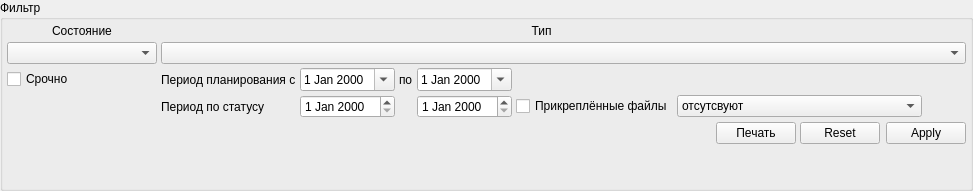
             <widget class="QGroupBox" name="grbActionFilter">
              <property name="title">
               <string>Фильтр</string>
              </property>
              <layout class="QGridLayout" name="gridLayout_19">
               <property name="margin">
                <number>4</number>
               </property>
               <property name="spacing">
                <number>4</number>
               </property>
               <item row="4" column="5">
                <widget class="QCheckBox" name="chkFileAttachStatus">
                 <property name="text">
                  <string>Прикреплённые файлы</string>
                 </property>
                </widget>
               </item>
               <item row="4" column="6">
                <widget class="QComboBox" name="cmbFileAttachStatus">
                 <item>
                  <property name="text">
                   <string>отсутсвуют</string>
                  </property>
                 </item>
                 <item>
                  <property name="text">
                   <string>неподписанные файлы</string>
                  </property>
                 </item>
                 <item>
                  <property name="text">
                   <string>ожидает подписания за организацию</string>
                  </property>
                 </item>
                 <item>
                  <property name="text">
                   <string>подписаны организацией</string>
                  </property>
                 </item>
                </widget>
               </item>
               <item row="3" column="1">
                <widget class="QLabel" name="label_4">
                 <property name="text">
                  <string>Период планирования с</string>
                 </property>
                </widget>
               </item>
               <item row="4" column="4">
                <widget class="CDateEdit" name="edtFilterEndDateByStatus"/>
               </item>
               <item row="3" column="0">
                <widget class="QCheckBox" name="chkFilterIsUrgent">
                 <property name="text">
                  <string>Срочно</string>
                 </property>
                </widget>
               </item>
               <item row="6" column="1">
                <spacer name="verticalSpacer">
                 <property name="orientation">
                  <enum>Qt::Vertical</enum>
                 </property>
                 <property name="sizeHint" stdset="0">
                  <size>
                   <width>20</width>
                   <height>40</height>
                  </size>
                 </property>
                </spacer>
               </item>
               <item row="3" column="4">
                <widget class="CDateEdit" name="edtFilterEndDatePlan">
                 <property name="calendarPopup">
                  <bool>true</bool>
                 </property>
                </widget>
               </item>
               <item row="3" column="3">
                <widget class="QLabel" name="label_6">
                 <property name="text">
                  <string>по</string>
                 </property>
                </widget>
               </item>
               <item row="0" column="0">
                <widget class="QLabel" name="lblFilterActionStatus">
                 <property name="minimumSize">
                  <size>
                   <width>150</width>
                   <height>0</height>
                  </size>
                 </property>
                 <property name="text">
                  <string>Состояние</string>
                 </property>
                 <property name="alignment">
                  <set>Qt::AlignCenter</set>
                 </property>
                </widget>
               </item>
               <item row="3" column="2">
                <widget class="CDateEdit" name="edtFilterBegDatePlan">
                 <property name="calendarPopup">
                  <bool>true</bool>
                 </property>
                </widget>
               </item>
               <item row="0" column="1" colspan="6">
                <widget class="QLabel" name="lblFilterActionType">
                 <property name="text">
                  <string>Тип</string>
                 </property>
                 <property name="alignment">
                  <set>Qt::AlignCenter</set>
                 </property>
                </widget>
               </item>
               <item row="4" column="2">
                <widget class="CDateEdit" name="edtFilterBegDateByStatus"/>
               </item>
               <item row="4" column="1">
                <widget class="QLabel" name="lblFilterDatesByStatus">
                 <property name="text">
                  <string>Период по статусу</string>
                 </property>
                </widget>
               </item>
               <item row="1" column="0">
                <widget class="CActionStatusComboBox" name="cmbFilterActionStatus">
                 <property name="enabled">
                  <bool>true</bool>
                 </property>
                 <property name="sizePolicy">
                  <sizepolicy hsizetype="Preferred" vsizetype="Fixed">
                   <horstretch>0</horstretch>
                   <verstretch>0</verstretch>
                  </sizepolicy>
                 </property>
                 <property name="minimumSize">
                  <size>
                   <width>150</width>
                   <height>0</height>
                  </size>
                 </property>
                 <property name="maximumSize">
                  <size>
                   <width>150</width>
                   <height>16777215</height>
                  </size>
                 </property>
                </widget>
               </item>
               <item row="4" column="7">
                <spacer name="horizontalSpacer_9">
                 <property name="orientation">
                  <enum>Qt::Horizontal</enum>
                 </property>
                 <property name="sizeHint" stdset="0">
                  <size>
                   <width>40</width>
                   <height>20</height>
                  </size>
                 </property>
                </spacer>
               </item>
               <item row="1" column="1" colspan="7">
                <widget class="CActionTypeComboBox" name="cmbFilterActionType">
                 <property name="enabled">
                  <bool>true</bool>
                 </property>
                </widget>
               </item>
               <item row="3" column="5" colspan="3">
                <spacer name="horizontalSpacer_11">
                 <property name="orientation">
                  <enum>Qt::Horizontal</enum>
                 </property>
                 <property name="sizeHint" stdset="0">
                  <size>
                   <width>40</width>
                   <height>20</height>
                  </size>
                 </property>
                </spacer>
               </item>
               <item row="5" column="0" colspan="8">
                <layout class="QHBoxLayout" name="horizontalLayout_2">
                 <item>
                  <spacer name="horizontalSpacer_6">
                   <property name="orientation">
                    <enum>Qt::Horizontal</enum>
                   </property>
                   <property name="sizeHint" stdset="0">
                    <size>
                     <width>40</width>
                     <height>20</height>
                    </size>
                   </property>
                  </spacer>
                 </item>
                 <item>
                  <widget class="QPushButton" name="btnPrintActionListVariant">
                   <property name="text">
                    <string>Печать</string>
                   </property>
                  </widget>
                 </item>
                 <item>
                  <widget class="QDialogButtonBox" name="buttonBoxAction">
                   <property name="sizePolicy">
                    <sizepolicy hsizetype="Fixed" vsizetype="Fixed">
                     <horstretch>0</horstretch>
                     <verstretch>0</verstretch>
                    </sizepolicy>
                   </property>
                   <property name="standardButtons">
                    <set>QDialogButtonBox::Apply|QDialogButtonBox::Reset</set>
                   </property>
                  </widget>
                 </item>
                </layout>
               </item>
              </layout>
             </widget>
